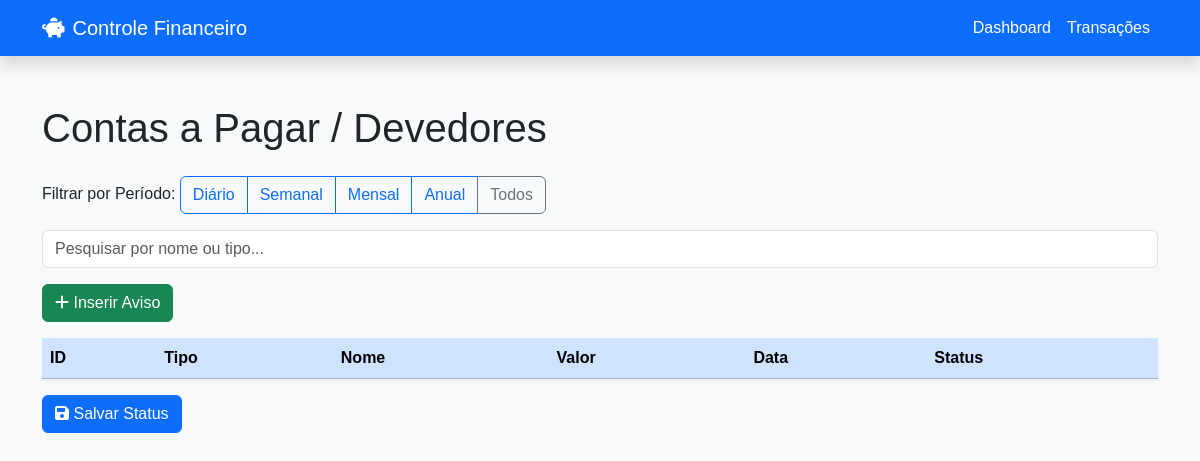
The page /contas (signed in) on the database as committed earlier.
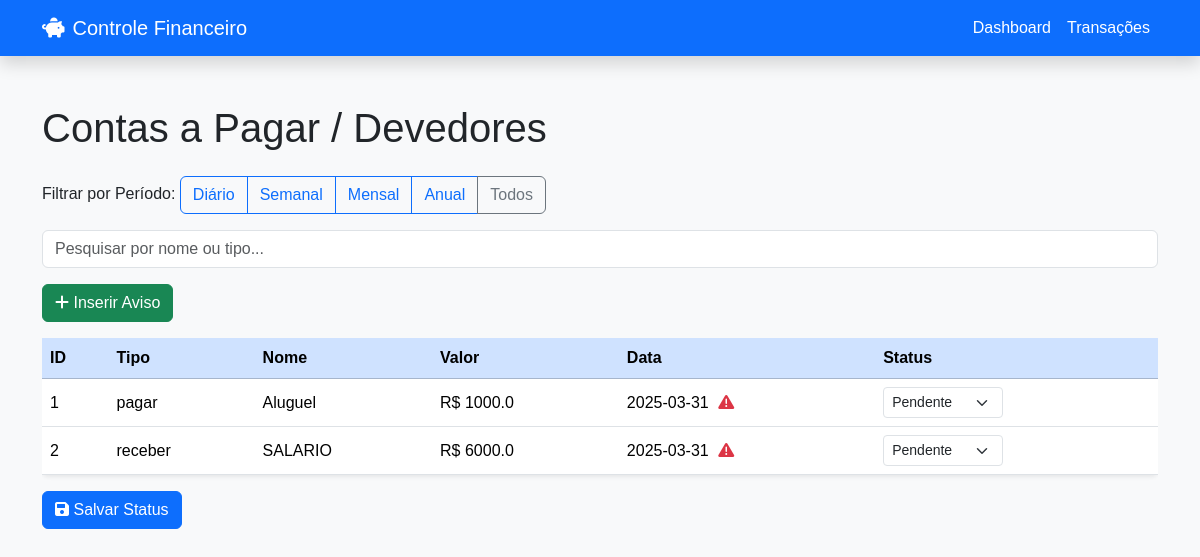
The same page on the database as committed later.
### tables this page shows
CREATE TABLE Avisos (
        id INTEGER PRIMARY KEY AUTOINCREMENT,
        usuario_id INTEGER NOT NULL,
        tipo TEXT NOT NULL, -- 'pagar' ou 'receber'
        nome TEXT NOT NULL,
        valor REAL NOT NULL,
        data DATE NOT NULL,
        status TEXT DEFAULT 'pendente'
    );

### app.py (the view)
@app.route('/contas')
def contas():
    if 'user_id' not in session:
        flash("Você não está autenticado.", "error")
        return redirect(url_for('index'))
    periodo = request.args.get('periodo')
    pesquisa = request.args.get('pesquisa', '').lower()
    conn = conectar_bd()
    if conn is None:
        flash("Erro ao conectar ao banco de dados", "danger")
        return redirect(url_for('dashboard'))
    cursor = conn.cursor()
    if periodo:
        cursor.execute("SELECT * FROM Avisos WHERE usuario_id = ? AND data LIKE ? ORDER BY data ASC", (session['user_id'], f'%{periodo}%'))
    else:
        cursor.execute("SELECT * FROM Avisos WHERE usuario_id = ? ORDER BY data ASC", (session['user_id'],))
    avisos = cursor.fetchall()
    conn.close()
    if pesquisa:
        avisos = [a for a in avisos if pesquisa in a['nome'].lower() or pesquisa in a['tipo'].lower()]
    hoje = date.today().isoformat()  # 'YYYY-MM-DD'
    return render_template('contas.html', avisos=avisos, hoje=hoje)

### app.py (called while the page is built)
def conectar_bd():
    try:
        conn = sqlite3.connect('financeiro.db')
        conn.row_factory = sqlite3.Row
        return conn
    except sqlite3.Error as e:
        flash(f"Erro ao conectar com o banco de dados: {e}", "danger")
        return None

### templates/contas.html (shortened to what this page needs)
<!DOCTYPE html>
<html lang="pt-br">
<head>
  <link href="https://cdn.jsdelivr.net/npm/bootstrap@5.3.2/dist/css/bootstrap.min.css" rel="stylesheet">
  <link href="https://cdnjs.cloudflare.com/ajax/libs/font-awesome/6.0.0/css/all.min.css" rel="stylesheet">
</head>
<body class="bg-light">
  <nav class="navbar navbar-expand-lg navbar-dark bg-primary shadow">
    <div class="container">
      <a class="navbar-brand d-flex align-items-center" href="/dashboard">
        <i class="fa-solid fa-piggy-bank me-2"></i> Controle Financeiro
      </a>
      <div class="collapse navbar-collapse" id="navbarNav">
        <ul class="navbar-nav ms-auto">
          <li class="nav-item"><a class="nav-link text-white" href="/dashboard">Dashboard</a></li>
          <li class="nav-item"><a class="nav-link text-white" href="/transacoes">Transações</a></li>
        </ul>
      </div>
    </div>
  </nav>
  <div class="container py-5">
    <h1 class="mb-4">Contas a Pagar / Devedores</h1>
    <div class="mb-3">
      <label class="form-label">Filtrar por Período:</label>
      <div class="btn-group" role="group">
        <a href="/contas?periodo=diario" class="btn btn-outline-primary">Diário</a>
        <a href="/contas?periodo=semanal" class="btn btn-outline-primary">Semanal</a>
        <a href="/contas?periodo=mensal" class="btn btn-outline-primary">Mensal</a>
        <a href="/contas?periodo=anual" class="btn btn-outline-primary">Anual</a>
        <a href="/contas" class="btn btn-outline-secondary">Todos</a>
      </div>
    </div>
    <div class="mb-3 search-container">
      <input type="text" id="searchInputContas" class="form-control" placeholder="Pesquisar por nome ou tipo...">
    </div>
    <div class="mb-3">
      <a href="/inserir_aviso" class="btn btn-success">
        <i class="fa-solid fa-plus"></i> Inserir Aviso
      </a>
    </div>
    <div class="table-responsive">
      <table class="table table-hover align-middle shadow-sm bg-white rounded" id="contasTable">
        <thead class="table-primary">
          <tr>
            <th>ID</th>
            <th>Tipo</th>
            <th>Nome</th>
            <th>Valor</th>
            <th>Data</th>
            <th>Status</th>
          </tr>
        </thead>
        <tbody>
          {% for a in avisos %}
          <tr class="{% if a.status == 'Pago' %}table-success{% elif a.status == 'Pendente' %}table-warning{% endif %}">
            <td>{{ a.id }}</td>
            <td>{{ a.tipo }}</td>
            <td>{{ a.nome }}</td>
            <td>R$ {{ a.valor }}</td>
            <td>
              {{ a.data }}
              {% set data_hoje = hoje %}
              {% if a.data < data_hoje %}
                <i class="fas fa-exclamation-triangle icon-alert" title="Atrasado"></i>
              {% elif a.data == data_hoje %}
                <i class="fas fa-bell icon-today" title="Vence hoje"></i>
              {% endif %}
            </td>
            <td>
              <select name="status_{{ a.id }}" class="form-select form-select-sm status-select">
                <option value="Pendente" {% if a.status == 'Pendente' %}selected{% endif %}>Pendente</option>
              </select>
            </td>
          </tr>
          {% endfor %}
        </tbody>
      </table>
    </div>
    <div class="mb-3">
      <button type="button" class="btn btn-primary" id="salvarStatusBtn">
        <i class="fa-solid fa-save"></i> Salvar Status
      </button>
    </div>
  </div>
</body>
</html>

### templates/contas.html (style rules this page uses)
body { font-family: Arial, sans-serif; }
.search-container { margin-bottom: 1rem; }
.icon-alert { color: #dc3545; margin-left: 5px; }
.status-select { width: auto; min-width: 120px; }

Rows that differ between the two databases and show on the page:
added Avisos: id "1", tipo "pagar", nome "Aluguel", valor "1000.0", data "2025-03-31", id "Pendente"
added Avisos: id "2", tipo "receber", nome "SALARIO", valor "6000.0", data "2025-03-31", id "Pendente"
